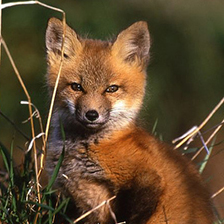
#> input picture img/147738734-196fd92f-9260-48d5-ba7e-bf103d29364d.jpg, 224 x 224 px
$ python qcnn_2x2.py   (older library calls are emulated)
#> lines starting #> are read from the running program, lines starting #| are printed output that depends on the picture; long printed decimals are rounded
#!/usr/bin/env python3
# Author: Armit
# Create Time: 2023/04/18

# make qaunt-data though fixed kernel convolution (sum), looks just like a brightess filter...
# NOTE: no trainable parameters!!

from pathlib import Path
from typing import List
from PIL import Image
import matplotlib.pyplot as plt

import numpy as np
import pyqpanda as pq

IMG_FP = Path(__name__).absolute().parent.parent.parent / 'img' / '147738734-196fd92f-9260-48d5-ba7e-bf103d29364d.jpg'
assert IMG_FP.is_file()

def stats(x:np.ndarray, title='im'):
  print(f'[{title}]')
  print(f'  shape:', x.shape)
  print(f'  min:', x.min())
  print(f'  max:', x.max())
  print(f'  avg:', x.mean())
  print(f'  std:', x.std())

class QCNN_2x2:

  def encode_cir(self, qv, pixels) -> pq.QCircuit:
    cq = pq.QCircuit()
    for i, pix in enumerate(pixels):
      cq << pq.RY(qv[i], np.arctan(pix))
      cq << pq.RZ(qv[i], np.arctan(pix**2))
    return cq

  def entangle_cir(self, qv) -> pq.QCircuit:
    k_size = len(qv)
    cq = pq.QCircuit()
    for i in range(k_size):
      ctr, ctred = i, (i + 1) % k_size
      cq << pq.CNOT(qv[ctr], qv[ctred])
    return cq

  def conv_apply(self, pixels:List[float]) -> float:
    ''' Process a squared 2x2 region of the image with a quantum circuit '''

    k_size = len(pixels)
    qvm = pq.MPSQVM()
    qvm.init_qvm()
    qv = qvm.qAlloc_many(k_size)
    cq = pq.QProg()
    cq << self.encode_cir(qv, np.array(pixels) * np.pi / 2)    # [-pi/2, pi/2] ??
    cq << self.entangle_cir(qv)
    # conv kernel: sum, accumulate all prob on |1>
    result = sum([qvm.prob_run_list(cq, [qv[i]], -1)[-1] for i in range(k_size)])

    qvm.finalize()
    return result

  def forward(self, x:np.ndarray) -> np.ndarray:
    """Convolves the input image with many applications of the same quantum circuit."""

    H, W, C = x.shape
    z = np.zeros([H//2, W//2, C])
    for i in range(0, H, 2):
      for j in range(0, W, 2):
        for k in range(0, C):
          z[i // 2, j // 2, k] = self.conv_apply([
            x[i,     j,     k],
            x[i,     j + 1, k],
            x[i + 1, j,     k],
            x[i + 1, j + 1, k],
          ])
    return z

if __name__ == '__main__':
  img = Image.open(IMG_FP)
#> img is the input picture: PIL image 224x224 RGB; mean R, G, B 96.2, 74.4, 46.7
  #img = img.convert('L')
  img = img.resize((128, 128), resample=Image.ANTIALIAS)
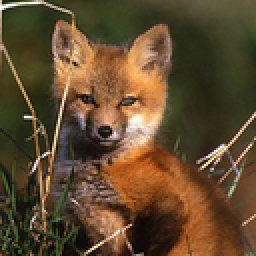
#> img: PIL image 128x128 RGB (shown 2 times larger); mean R, G, B 96.2, 74.3, 46.7

  im = np.asarray(img, dtype=np.float32) / 255.0
  #im = im * 2 - 1
  if len(im.shape) == 2: im = np.expand_dims(im, -1)

  stats(im, 'im')
#|   shape: (128, 128, 3)
#|   min: 0.0
#|   max: 1.0
#|   avg: 0.2839
#|   std: 0.1969
  qim = QCNN_2x2().forward(im)
#> the loop in forward, `for i in range(0, H, 2):` made 1 pass
#> after the loop in forward, `for i in range(0, H, 2):`: z: shape (64, 64, 3) float64; every value is 0
#> (the run stopped early here; a loop or call above may not have finished)
